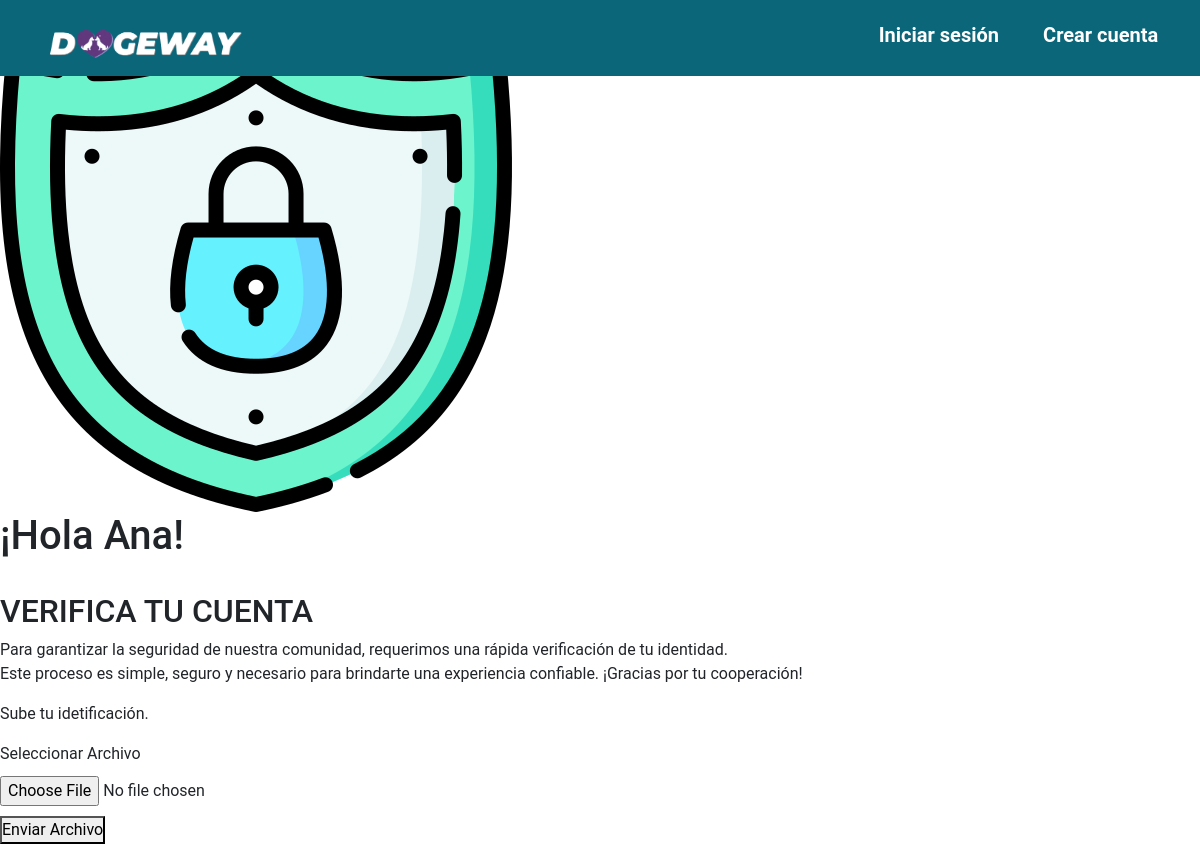
The app's page /verificacion/ (signed in), older data.
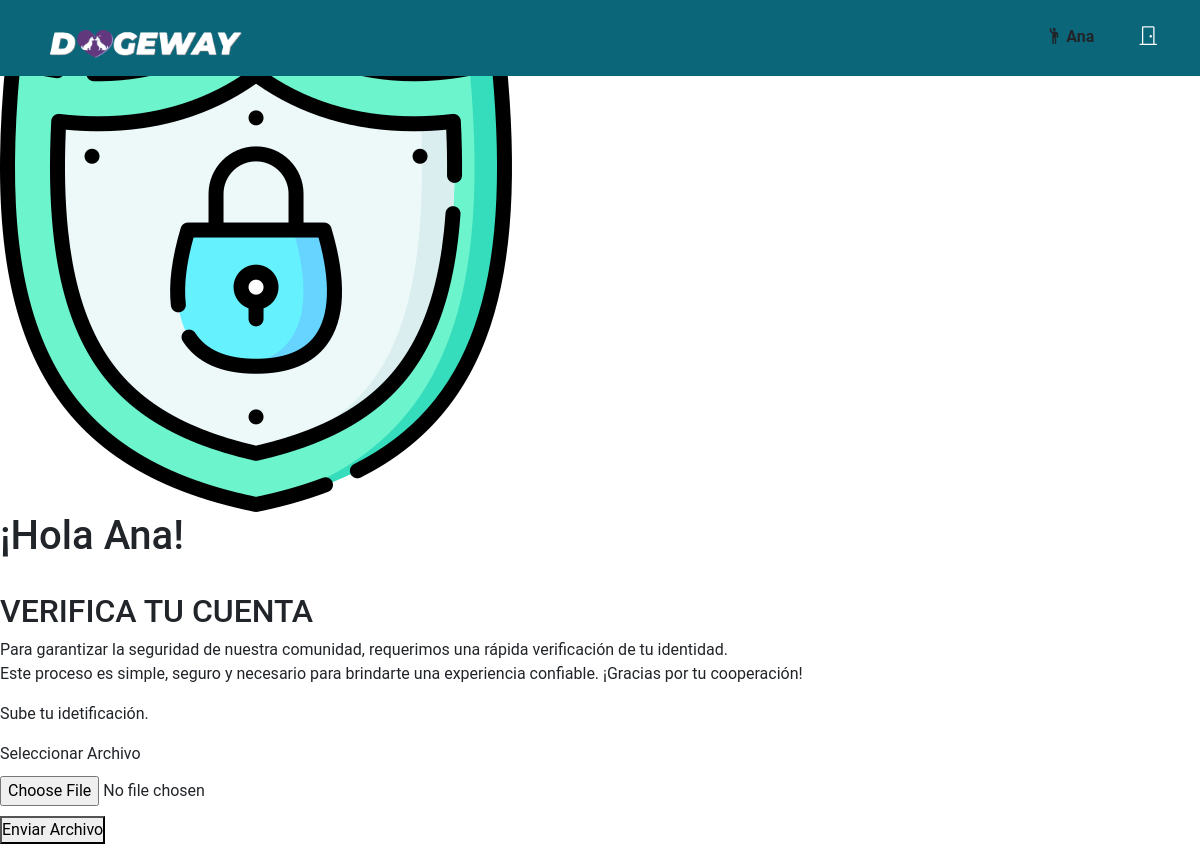
The same page, newer data.
### main_app/models.py (models this page shows, shortened)
class Usuario(AbstractUser):
    fotografia = models.ImageField(upload_to='usuarios/', null=True, blank=True)
    telefono = models.CharField(max_length=20)
    fecha_de_nacimiento = models.DateField()
    direccion = models.CharField(max_length=100)
    fotografia_identificacion = models.ImageField(upload_to='identificaciones/', null=True, blank=True)
    verificado = models.BooleanField(default=False)
    usuarios_bloqueados = models.ManyToManyField('self', symmetrical=False, related_name='usuarios_bloqueadores')
    groups = models.ManyToManyField('auth.Group', related_name='usuarios')
    user_permissions = models.ManyToManyField('auth.Permission', related_name='usuarios')

### main_app/views.py (the view)
# urls.py: path('verificacion/', views.verificacion, name='verificacion'),
def verificacion(request):
    if request.method == 'POST':
        form = VerificacionForm(request.POST, request.FILES, instance=request.user)
        if form.is_valid():
            form.save()
            request.user.verificado = True
            request.user.save()
            messages.success(request, 'Verificación exitosa. Ahora puedes iniciar sesión.')
            return redirect('login')
        else:
            messages.error(request, 'Hubo un problema con tu solicitud de verificación. Asegúrate de cargar una foto de identificación.')
    else:
        form = VerificacionForm(instance=request.user)
    return render(request, 'verificacion.html', {'form': form})

### main_app/forms.py
class VerificacionForm(forms.ModelForm):
    class Meta:
        model = Usuario
        fields = ['fotografia_identificacion']
        labels = {
            'fotografia_identificacion': 'Subir foto de identificación',
        }
        widgets = {
            'fotografia_identificacion': forms.ClearableFileInput(attrs={'class': 'input-field'}),
        }

### main_app/templates/verificacion.html (shortened to what this page needs)
{% extends 'layouts/base.html' %}
{% load static %}
{% block content %}
  <div class="usuario-logueado">
    <img src="{% static 'imagenes/verificacion/verificacion.png' %}" alt="Icono de verificación">
    <h1>¡Hola {{ user.username }}!</h1><br>
  </div>
  <h2>VERIFICA TU CUENTA</h2>
  <p>Para garantizar la seguridad de nuestra comunidad, requerimos una rápida verificación de tu identidad.<br> Este proceso es simple, seguro y necesario para brindarte una experiencia confiable. ¡Gracias por tu cooperación!</p>
  <form method="post" enctype="multipart/form-data">
    <div class="file-upload">
      <p class="archivo">Sube tu idetificación.</p>
        <label for="file-input">Seleccionar Archivo</label>
        <input type="file" id="file-input" name="archivo" />
    </div>
    <button type="submit">Enviar Archivo</button>
</form>
{% endblock %}

### main_app/templates/layouts/base.html (shortened to what this page needs)
{% load static %}
<!DOCTYPE html>
<html lang="en">
<head>
    {% load static %}
    <link href="https://cdn.jsdelivr.net/npm/bootstrap@5.3.2/dist/css/bootstrap.min.css" rel="stylesheet">
    <link rel="stylesheet" href="https://cdn.jsdelivr.net/npm/bootstrap-icons@1.11.2/font/bootstrap-icons.min.css">
    <link rel="stylesheet" href="{% static 'css/base.css' %}">
</head>
<body>
    <header>
        <nav>
            <div class="logo">
                <a href="{% url 'home' %}">
                    <img src="{% static 'imagenes/LOGO.png' %}" alt="Dogeway Logo">
                </a>
            </div>
            <ul>
                {% if user.is_authenticated and user.verificado %}
                    <li class="hola">
                        <i class="bi bi-person-raised-hand"></i>
                        {{ user.username }}
                    </li>
                    <li><a href="{% url 'logout' %}?next={% url 'home' %}" id="logout-link"><i class="bi bi-door-closed"></i></a></li>
                {% else %}
                <li><a href="{% url 'login' %}">Iniciar sesión</a></li>
                <li><a href="{% url 'signup' %}">Crear cuenta</a></li>
                {% endif %}
            </ul>
        </nav>
    </header>
    <div class="content">
        {% block content %}{% endblock %}
    </div>
</body>
</html>

### main_app/static/css/base.css (style rules this page uses)
* { margin: 0; padding: 0; box-sizing: border-box; text-decoration: none; font-family: 'Roboto', sans-serif; }
label { display: block; margin-bottom: 10px; }
button[type="submit"] { display: block; margin-top: 10px; }
#logout-link { color: #ffffff; }
header { background-color: #0B667A; position: fixed; top: 0; left: 0; width: 100%; padding: 10px; z-index: 100; }
header nav { display: flex; align-items: center; justify-content: space-between; font-weight: bold; padding-top: 10px; padding-left: 3%; padding-right: 1%; }
header nav ul li { display: inline-block; padding: 0px 20px; }
header nav ul li a { color: white; font-size: 20px; text-decoration: none; }
header nav .logo { display: flex; align-items: center; position: relative; z-index: 1; }
header nav .logo img { width: 200px; }

Row changes from the older to the newer data that the page shows:
changed Usuario "Ana": verificado False → True (drawn); username (not shown) → "Ana"
Text that changed along with them:
text no longer shown: "Iniciar sesión Crear cuenta"
